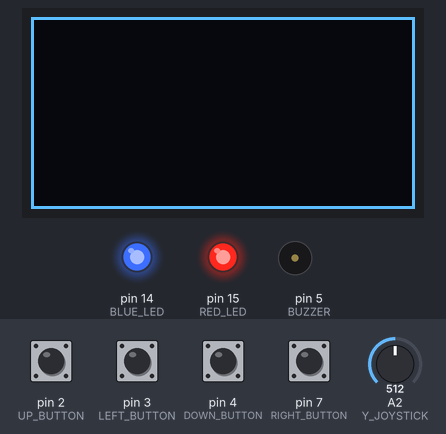
A program run on a simulated Arduino Pro Mini, built with avr-gcc and run on an emulated ATmega328P. On the bench: 128×64 one-colour display, output pins drawn as LEDs (lit = HIGH), buzzer (waves = sounding, pin HIGH). The inputs (shaded band) are chosen by the test bench; at power-on: pin 2 (UP_BUTTON), pin 3 (LEFT_BUTTON), pin 4 (DOWN_BUTTON), pin 7 (RIGHT_BUTTON) LOW, A2 (Y_JOYSTICK) = 512.

Above: at 2.1 s.

The program:

Main.cpp
```cpp
#include "Main.h"
#include "Game.h"


unsigned long fps = 0.0L;
unsigned long game_speed = 0.0L;

//Adafruit_SSD1305 display;
void setup()   {
  delay(1500);

  //TODO: MAKE THIS ALL LOW LEVEL C DDRD = 0b10001....
  //ITS MUCH FASTER
  pinMode(BLUE_LED, OUTPUT);
  pinMode(RED_LED, OUTPUT);

  pinMode(Y_JOYSTICK,INPUT);
  pinMode(X_JOYSTICK,INPUT);

  pinMode(UP_BUTTON,INPUT);
  pinMode(LEFT_BUTTON,INPUT);
  pinMode(DOWN_BUTTON,INPUT);
  pinMode(RIGHT_BUTTON,INPUT);

  pinMode(BUZZER,OUTPUT);

  digitalWrite(RED_LED, HIGH);   // turn the LED on (HIGH is the voltage level)
  digitalWrite(BLUE_LED, HIGH);   // turn the LED on (HIGH is the voltage level)

  fps = millis() + (100);
  game_speed = millis() + (100);

  gameStart();
}


void loop() {

  //if(millis() > game_speed){
    game_speed = millis() + (15);
    tick();
  //}

  //if(millis() > fps){
    fps = millis() + (120);
    render();
  //}


  //delay(1);
}
```

Body.h
```cpp
#include "Main.h"


struct Body{

  uint16_t x;
  uint16_t y;
  unsigned int life;
  uint8_t state;
  boolean isAlive;

};
/*

class Body : public Entity{
  public:
    unsigned long life;
    boolean isAlive;


  Body(uint16_t para_x, uint16_t para_y, uint16_t para_size, uint16_t para_life)
  : Entity(para_x, para_y, para_size){
    life = para_life;
    isAlive = false;
  }

  void tick(){
    if(millis() > life){
      life = 0;
      isAlive = false;
      x = 0;
      y = 0;
    }

  }

  void render(Adafruit_SSD1305 display){
      display.fillRect(x + 1,y + 1,size - 1,size - 1,WHITE);
  }

};
*/
```

Entity.h
```cpp
#include "Main.h"
#include <string.h>

class Entity
{
  public:
      uint16_t x;
      uint16_t y;
      uint16_t size;
      uint16_t x_origin;
      uint16_t y_origin;

  Entity(uint16_t para_x, uint16_t para_y, uint16_t para_size){
      x_origin = x = para_x;
      y_origin = y = para_y;
      size = para_size;
  }

  void tick();
  void render(Adafruit_SSD1305 display);


//display.fillRect();
//display.drawLine
// display.fillRoundRect
//display.drawRoundRect
//testfilltriangle     display.setTextWrap(false);
//testdrawtriangle     display.setCursor(0,0);
//  display.drawCircle  display.setTextSize(1);
//display.write(i);   display.setTextWrap(false);
//display.display(); display.setTextColor(WHITE);
//display.drawBitmap()

//display.drawBitmap(XPos, YPos,  BitMap[], w, h, BLACK/WHITE);
//the bitmap is made up of binary 1,0s
//unsigned char PROGMEM logo16_glcd_bmp[] = {B00000000, B11000000}


};
```

Game.h
```cpp
#include <Adafruit_GFX.h>
#include <Adafruit_SSD1305.h>
//#include "Main.h"

//Adafruit_SSD1305 display;
void gameStart();
void tick();
void render();


/*
static const unsigned char PROGMEM animal[] = {
B00000010, B11000000,
B00000001, B10110000,
B00000011, B11110000,
B00000011, B11110000,
B00000011, B10000000,
B00000011, B00000000,
B00000011, B00000000,
B00000011, B00000000,
B00000011, B00000000,
B00111111, B10000000,
B01111111, B10000000,
B01111111, B10000000,
B11111111, B10000000,
B11100111, B00000000,
B11000011, B00000000,
B11000011, B00000000 };

*/
```

Main.h
```cpp
#ifndef __Main_H__
#define __Main_H__

#include <Wire.h>
#include <SPI.h>
#include "Arduino.h"


/*
#include <Adafruit_GFX.h>
#include <Adafruit_SSD1305.h>
*/
//#include "Game.h"

// Used for software or hardware SPI
// Used for software SPI
#define OLED_CLK 13
#define OLED_MOSI 11

// Used for software or hardware SPI
#define OLED_CS 10
#define OLED_DC 8

// Used for I2C or SPI
#define OLED_RESET 9

#define SCREEN_WIDTH 128
#define SCREEN_HEIGHT 64

#define BLUE_LED 14
#define RED_LED 15

#define Y_JOYSTICK A2
#define X_JOYSTICK A3

#define UP_BUTTON 2
#define LEFT_BUTTON 3
#define DOWN_BUTTON 4
#define RIGHT_BUTTON 7

#define BUZZER 5

//extern Adafruit_SSD1305 display(OLED_DC, OLED_RESET, OLED_CS);

#endif

void setup();
void loop();
```

Snake.h
```cpp
#include "Main.h"
#include "Body.h"

class Snake : public Entity {

  public:
    uint8_t speed;
    uint8_t counter;
    char direction;
    uint8_t body_size = 55;
    uint8_t score = 0;
    struct Body bodies[55];
    boolean gameOver;
    uint8_t state;

    Snake(uint16_t para_x, uint16_t para_y, uint16_t para_size)
    : Entity(para_x,para_y,para_size){
      counter = 0;
      direction = 'r';
      score =0;
      speed = 5;
      gameOver = false;

      for (uint8_t i = 0; i < body_size; i++) {
        bodies[i].isAlive = false;
        bodies[i].state = 0;
      }

    }

    void tick(){
      counter ++;
      if(counter >= (speed - (score/body_size))){
        counter = 0;

        for(uint8_t i = 0; i < body_size; i++){
           if(bodies[i].isAlive == false){
              bodies[i].x = x;
              bodies[i].y = y;
              bodies[i].isAlive = true;
              bodies[i].state = 1;
              bodies[i].life = millis() + ((speed + score) * 100);
              break;
            }
        }

        switch(direction){
          case 'u': moveUp();
            break;
          case 'd': moveDown();
            break;
          case 'l': moveLeft();
            break;
          case 'r': moveRight();
            break;
          default:
            break;
        }


        for (uint8_t i = 0; i < body_size; i++){

          if(bodies[i].x == x && bodies[i].isAlive && bodies[i].y == y){
              gameOver = true;
          }

          if(bodies[i].isAlive && bodies[i].life < millis()){
              bodies[i].isAlive = false;
              bodies[i].state = 2;
              //bodies[i].x = -10;
              //bodies[i].y = -10;
          }
        }


      }
      //tick body
      //check if body is dead if so then delete

      if(digitalRead(UP_BUTTON) == HIGH && direction != 'd')
        direction = 'u';
      if(digitalRead(DOWN_BUTTON) == HIGH && direction != 'u')
        direction = 'd';
      if(digitalRead(LEFT_BUTTON) == HIGH && direction != 'r')
        direction = 'l';
      if(digitalRead(RIGHT_BUTTON) == HIGH && direction != 'l')
        direction = 'r';

        if(analogRead(Y_JOYSTICK) > 900 && score < (body_size - 1) * speed)
          score += 1;


    }

    void resetGame(Adafruit_SSD1305 display){
      gameOver = false;

      score = 0;
      direction = 'r';
      speed = 5;


      display.fillRect(x + 1,y + 1,size - 1,size - 1,BLACK);
      x = x_origin;
      y = y_origin;

      for(uint8_t i = 0 ; i < body_size; i++){
        display.fillRect(bodies[i].x + 1,bodies[i].y + 1,
         size - 1, size - 1,BLACK);
          bodies[i].isAlive = false;
      }

      display.drawRect(0, 0, SCREEN_WIDTH, SCREEN_HEIGHT, WHITE);
    }

    void erase(Adafruit_SSD1305 display){
      if(gameOver){
        resetGame(display);
      }
      //erase
      if(counter == 0)
        display.fillRect(x + 1,y + 1,size - 1,size - 1,BLACK);

      for (uint8_t i = 0; i < body_size; i++){
        if(bodies[i].state == 2){
        //  display.fillRect(bodies[i].x + 1,bodies[i].y + 1,
        //   size - 1, size - 1,BLACK);
           bodies[i].state = 0;
           display.fillRect(bodies[i].x + 1,bodies[i].y + 1,
            size - 1, size - 1,BLACK);
          }
        }


    }

    void render(Adafruit_SSD1305 display){
        //display.drawRect(x,y,size,size,WHITE);
        /*display.drawLine(SCREEN_WIDTH / 2, SCREEN_HEIGHT / 2,
          64 + 64 * cos((PI/12)* counter),
          32 + 32 * sin((PI/12) * counter),
          WHITE);*/
          //Serial.print(to_String((cos(PI/12) * counter)));
          //display.drawBitmap(x, y,  animal, 16, 16, WHITE);

          //render body
        //  display.fillRect(x + 1,y + 1,size - 1,size - 1,BLACK);
        //draw player
        if(counter < 2)
          display.fillRect(x + 1,y + 1,size - 1,size - 1,WHITE);

          //draw body
          for (uint8_t i = 0; i < body_size; i++){
            if(bodies[i].state == 1){
            //  display.fillRect(bodies[i].x + 1,bodies[i].y + 1,
            //   size - 1, size - 1,BLACK);
               bodies[i].state = 0;
               display.fillRect(bodies[i].x + 1,bodies[i].y + 1,
                size - 1, size - 1,WHITE);
              }
            }

    }

    void moveUp(){
      y -= size;
    }
    void moveDown(){
      y += size;
    }
    void moveLeft(){
      x -= size;
    }
    void moveRight(){
      x += size;
    }

};
```

Game.cpp
```cpp
#include "Game.h"
#include "Main.h"
#include "Entity.h"
#include "Snake.h"


// software SPI
//Adafruit_SSD1305 display(OLED_MOSI, OLED_CLK, OLED_DC, OLED_RESET, OLED_CS);
// hardware SPI is much faster
Adafruit_SSD1305 display(OLED_DC, OLED_RESET, OLED_CS);
Snake player(59,27,10);

boolean shouldDraw = false;
int drawCounter = 0;

void gameStart(){
  display.begin();
  display.display(); // show splashscreen
  delay(500);
  display.clearDisplay();   // clears the screen and buffer

  // Draw the Border
  display.drawRect(0, 0, SCREEN_WIDTH, SCREEN_HEIGHT, WHITE);
  display.display();
  delay(500);


}

void tick(){
  //Serial.println("tick!");
  player.erase(display);
  display.display();

  player.tick();


}

void render(){
    //display.clearDisplay();
    //*****BEGIN RENDER******
    //display.drawRect(0, 0, SCREEN_WIDTH, SCREEN_HEIGHT, WHITE);
    player.render(display);
    //display.drawRect(0, 0, SCREEN_WIDTH, SCREEN_HEIGHT, WHITE);

    //display changes
    display.display();
}
```
